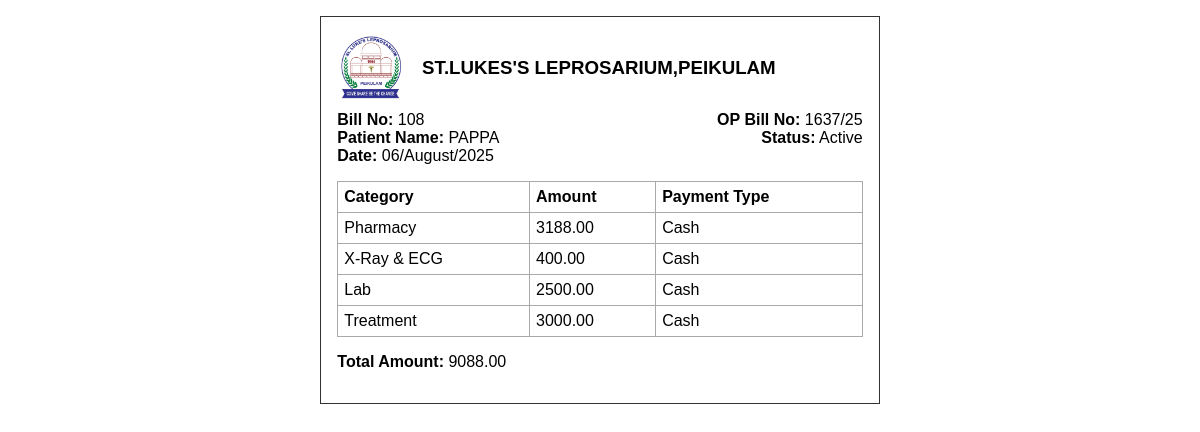
/bill/108, run on the app's committed database.
### app.py (models this page shows)
class HeaderEntry(db.Model):
    id = db.Column(db.Integer, primary_key=True)
    op_bill_no = db.Column(db.String(50), nullable=False)
    patient_name = db.Column(db.String(100), nullable=False)
    date = db.Column(db.Date, nullable=False)
    is_cancelled = db.Column(db.Boolean, default=False, nullable=False)
    created_at = db.Column(db.DateTime, default=lambda: datetime.now(IST), nullable=False)
    updated_at = db.Column(db.DateTime, default=lambda: datetime.now(IST), onupdate=lambda: datetime.now(IST), nullable=False)
    details = db.relationship('DetailsEntry', backref='header', lazy=True)

class DetailsEntry(db.Model):
    id = db.Column(db.Integer, primary_key=True)
    header_id = db.Column(db.Integer, db.ForeignKey('header_entry.id'), nullable=False)
    category_id = db.Column(db.Integer, db.ForeignKey('category.id'), nullable=False)
    amount = db.Column(db.Float, nullable=False)
    payment_type_id = db.Column(db.Integer, db.ForeignKey('payment_type.id'), nullable=False)
    category = db.relationship('Category', backref='details_entries')
    payment_type = db.relationship('PaymentType', backref='details_entries')

class Category(db.Model):
    id = db.Column(db.Integer, primary_key=True)
    name = db.Column(db.String(100), unique=True, nullable=False)

class PaymentType(db.Model):
    id = db.Column(db.Integer, primary_key=True)
    name = db.Column(db.String(100), unique=True, nullable=False)

### app.py (the view)
@app.route('/bill/<int:header_id>')
def print_bill(header_id):
    header = HeaderEntry.query.get_or_404(header_id)
    details = DetailsEntry.query.filter_by(header_id=header.id).all()
    return render_template('print_bill.html', header=header, details=details)

### app.py (called while the page is built, shortened)
@app.context_processor
def inject_usertype():
    return dict(session=session)

@app.before_request
def daily_backup():
    if not os.path.exists(BACKUP_DIR):
        os.makedirs(BACKUP_DIR)
    today = datetime.now().strftime('%Y-%m-%d')
    last_backup = None
    if os.path.exists(LAST_BACKUP_FILE):
        with open(LAST_BACKUP_FILE, 'r') as f:
            last_backup = f.read().strip()

### templates/print_bill.html (shortened to what this page needs)
<!DOCTYPE html>
<html>
<head>
</head>
<body>
    <div class="bill">
        <div style="display: flex; align-items: center; justify-content: flex-start; margin-bottom: 8px;">
            <img src="/static/logo.jpg" alt="Logo" style="height:70px; width:auto; margin-right:18px; display:block;">
            <div style="flex:1;">
                <h3 style="margin:0;">ST.LUKES'S LEPROSARIUM,PEIKULAM</h3>
            </div>
        </div>
        <div style="display: flex; justify-content: space-between; align-items: flex-start; margin-bottom: 8px;">
            <div>
                <strong>Bill No:</strong> {{ header.id }}<br>
                <strong>Patient Name:</strong> {{ header.patient_name }}<br>
                <strong>Date:</strong> {{ header.date.strftime('%d/%B/%Y') }}<br>
            </div>
            <div style="text-align: right; min-width: 140px;">
                <strong>OP Bill No:</strong> {{ header.op_bill_no }}<br>
                <strong>Status:</strong> {% if header.is_cancelled %}<span style="color:red;">Cancelled</span>{% else %}Active{% endif %}<br>
            </div>
        </div>
        <table>
            <tr>
                <th>Category</th>
                <th>Amount</th>
                <th>Payment Type</th>
            </tr>
            {% for d in details %}
            <tr>
                <td>{{ d.category.name }}</td>
                <td>{{ "%.2f"|format(d.amount) }}</td>
                <td>{{ d.payment_type.name }}</td>
            </tr>
            {% endfor %}
        </table>
        <p><strong>Total Amount:</strong> {{ "%.2f"|format(details|sum(attribute='amount')) }}</p>
    </div>
</body>
</html>

### templates/print_bill.html (style rules this page uses)
body { font-family: Arial, sans-serif; width: 148mm; margin: 0 auto; }
.bill { border: 1px solid #333; padding: 16px; margin-top: 16px; }
table { width: 100%; border-collapse: collapse; margin-top: 1em; }
th, td { border: 1px solid #aaa; padding: 6px; text-align: left; }

### data on the page
HeaderEntry: id "108", patient_name "PAPPA", date "06/August/2025", op_bill_no "1637/25"
DetailsEntry: category.name "Pharmacy", amount "3188.00", payment_type.name "Cash"
DetailsEntry: category.name "X-Ray & ECG", amount "400.00", payment_type.name "Cash"
DetailsEntry: category.name "Lab", amount "2500.00", payment_type.name "Cash"
DetailsEntry: category.name "Treatment", amount "3000.00", payment_type.name "Cash"

### other printed values
{{ "%.2f"|format(details|sum(attribute='amount')) }} "9088.00"
